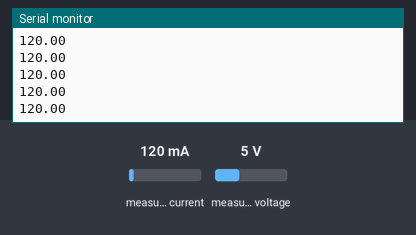
This program was run on a simulated ESP32. On the bench: the last lines printed to the serial monitor. The test bench sets the inputs (shaded band); at power-on: measured current 120 mA, measured voltage 5 V.

Above: at 1.2 s.
1.3 s: measured current set to 40 mA
At 1.34 s:
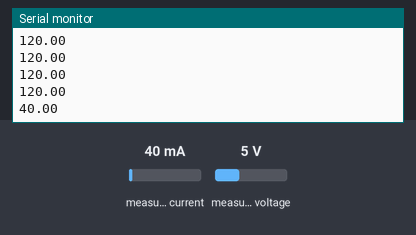
2.8 s: measured current set to 500 mA
At 2.85 s:
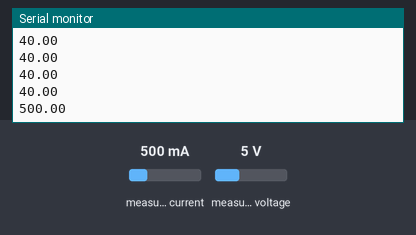
Timing chart, 0 to 5.8 s (numbered marks = the images above; inputs shaded):
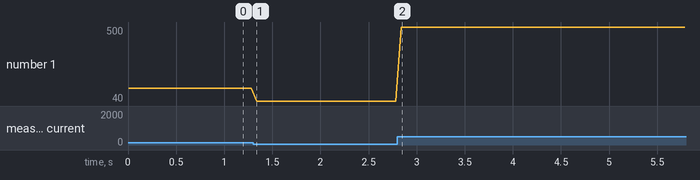

Measured:
- after the input at 1.3 s, the serial monitor: prints a new line at once (image 1)
- after the input at 2.8 s, the serial monitor: prints a new line at once (image 2)
- plotted number 1: 120 → 40 after the input at 1.3 s, 40 → 500 after the input at 2.8 s

The program:

main.cpp
```cpp
#include <Arduino.h>
#include <Wire.h>
#include <Adafruit_INA219.h>

Adafruit_INA219 ina219;

void setup(void)
{
  Serial.begin(115200);
  while (!Serial) {
      // will pause Zero, Leonardo, etc until serial console opens
      delay(1);
  }

  uint32_t currentFrequency;

  // Initialize the INA219.
  // By default the initialization will use the largest range (32V, 2A).  However
  // you can call a setCalibration function to change this range (see comments).
  if (! ina219.begin()) {
    Serial.println("Failed to find INA219 chip");
    while (1) { delay(10); }
  }
  // To use a slightly lower 32V, 1A range (higher precision on amps):
  //ina219.setCalibration_32V_1A();
  // Or to use a lower 16V, 400mA range (higher precision on volts and amps):
  //ina219.setCalibration_16V_400mA();
  Serial.println("Measuring voltage and current with INA219 ...");
}

void loop(void)
{
  float shuntvoltage = 0;
  float busvoltage = 0;
  float current_mA = 0;
  float loadvoltage = 0;
  float power_mW = 0;

  shuntvoltage = ina219.getShuntVoltage_mV();
  busvoltage = ina219.getBusVoltage_V();
  current_mA = ina219.getCurrent_mA();
  power_mW = ina219.getPower_mW();
  loadvoltage = busvoltage + (shuntvoltage / 1000);

//   Serial.print(busvoltage);
//   Serial.printf("\t");
//   Serial.printf("shuntvoltage:%f", shuntvoltage);
//   Serial.printf("\t");
//   Serial.print(loadvoltage);
//   Serial.printf("\t");
  Serial.print(current_mA);
//   Serial.printf("\t");
//   Serial.printf("powe_mW:%f", power_mW);

  Serial.println("");

  delay(50);
}
```
